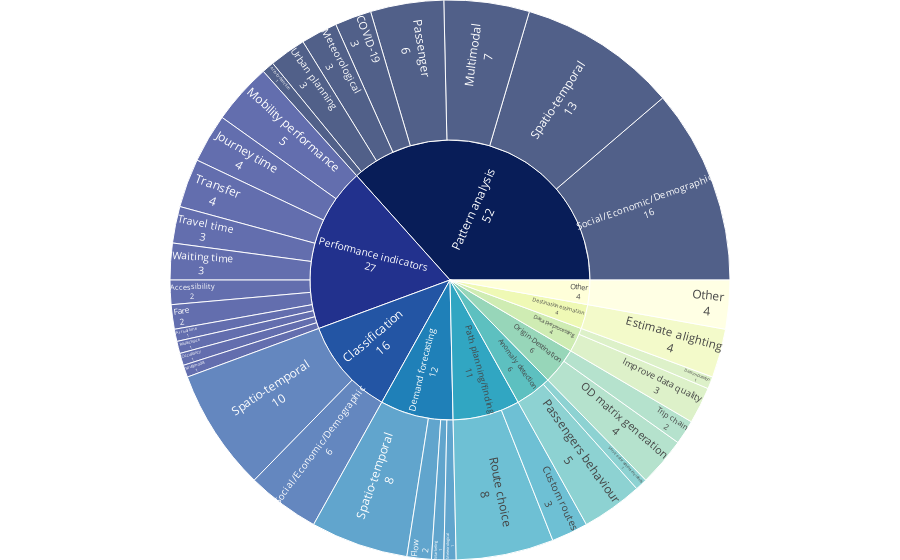

Notebook source saved alongside this figure:
### Code cell
aggregated_table = (
    data[columns]
    .groupby(["Analytical category", "Analytical subcategory"])[["ID"]]
    .nunique()
    .sort_values(by=['Analytical category', 'Analytical subcategory', 'ID'], ascending=True)
).reset_index()

aggregated_table2 = (
    data[columns]
    .groupby(["Analytical category"])[["ID"]]
    .nunique()
    .sort_values(by=['ID'], ascending=False)
).reset_index()

aggregated_table2['ID'] = px.colors.sample_colorscale(px.colors.sequential.YlGnBu_r, 10)
aggregated_table2.set_index('Analytical category', inplace=True)

fig = px.sunburst(
    aggregated_table.reset_index(),
    path=["Analytical category", "Analytical subcategory"],
    values="ID",
    color='Analytical category',
    color_discrete_map=aggregated_table2.to_dict()['ID']
)
fig.update_traces(
textinfo="label+value",
root_color='white',
insidetextorientation='radial'
)
fig.update_layout(margin = dict(t=0, l=0, r=0, b=0))
fig.write_image("img/treemap_analysys_categories.pdf", width=500, height=500)
fig.show()

### Figure 1 — Plotly figure (JSON) as saved in the notebook; plotly's stock layout.template omitted (floating-point values rounded to 4 significant figures)
{"data": [{"branchvalues": "total", "customdata": [["Performance indicators"], ["Pattern analysis"], ["Performance indicators"], ["Pattern analysis"], ["Path planning/finding"], ["Data preprocessing"], ["Demand forecasting"], ["Data preprocessing"], ["Destination estimation"], ["Performance indicators"], ["Performance indicators"], ["Demand forecasting"], ["Demand forecasting"], ["Pattern analysis"], ["Performance indicators"], ["Pattern analysis"], ["Anomaly detection"], ["Performance indicators"], ["Path planning/finding"], ["Pattern analysis"], ["Origin-Destination"], ["Performance indicators"], ["Performance indicators"], ["Other"], ["Pattern analysis"], ["Anomaly detection"], ["Classification"], ["Pattern analysis"], ["Classification"], ["Demand forecasting"], ["Pattern analysis"], ["Performance indicators"], ["Performance indicators"], ["Origin-Destination"], ["Performance indicators"], ["Anomaly detection"], ["Classification"], ["Data preprocessing"], ["Demand forecasting"], ["Destination estimation"], ["Origin-Destination"], ["Other"], ["Path planning/finding"], ["Pattern analysis"], ["Performance indicators"]], "domain": {"x": [0, 1], "y": [0, 1]}, "hovertemplate": "labels=%{label}<br>ID=%{value}<br>parent=%{parent}<br>id=%{id}<br>Analytical category=%{customdata[0]}<extra></extra>", "ids": ["Performance indicators/Accessibility", "Pattern analysis/Activity detection", "Performance indicators/Arrival time", "Pattern analysis/COVID-19", "Path planning/finding/Custom routes", "Data preprocessing/Data imputation", "Demand forecasting/Flow", "Data preprocessing/Improve data quality", "Destination estimation/Estimate alighting", "Performance indicators/Fare", "Performance indicators/Journey time", "Demand forecasting/Marketing", "Demand forecasting/Meteorological", "Pattern analysis/Meteorological", "Performance indicators/Mobility performance", "Pattern analysis/Multimodal", "Anomaly detection/Passengers behaviour", "Performance indicators/Route choice", "Path planning/finding/Route choice", "Pattern analysis/Passenger", "Origin-Destination/OD matrix generation", "Performance indicators/Occupancy", "Performance indicators/Multimodal", "Other/Other", "Pattern analysis/Urban planning", "Anomaly detection/Service disruptions/incidents", "Classification/Social/Economic/Demographic", "Pattern analysis/Social/Economic/Demographic", "Classification/Spatio-temporal", "Demand forecasting/Spatio-temporal", "Pattern analysis/Spatio-temporal", "Performance indicators/Transfer", "Performance indicators/Travel time", "Origin-Destination/Trip chain", "Performance indicators/Waiting time", "Anomaly detection", "Classification", "Data preprocessing", "Demand forecasting", "Destination estimation", "Origin-Destination", "Other", "Path planning/finding", "Pattern analysis", "Performance indicators"], "insidetextorientation": "radial", "labels": ["Accessibility", "Activity detection", "Arrival time", "COVID-19", "Custom routes", "Data imputation", "Flow", "Improve data quality", "Estimate alighting", "Fare", "Journey time", "Marketing", "Meteorological", "Meteorological", "Mobility performance", "Multimodal", "Passengers behaviour", "Route choice", "Route choice", "Passenger", "OD matrix generation", "Occupancy", "Multimodal", "Other", "Urban planning", "Service disruptions/incidents", "Social/Economic/Demographic", "Social/Economic/Demographic", "Spatio-temporal", "Spatio-temporal", "Spatio-temporal", "Transfer", "Travel time", "Trip chain", "Waiting time", "Anomaly detection", "Classification", "Data preprocessing", "Demand forecasting", "Destination estimation", "Origin-Destination", "Other", "Path planning/finding", "Pattern analysis", "Performance indicators"], "marker": {"colors": ["rgb(34, 49, 141)", "rgb(8, 29, 88)", "rgb(34, 49, 141)", "rgb(8, 29, 88)", "rgb(49, 166, 194)", "rgb(207, 236, 179)", "rgb(31, 128, 184)", "rgb(207, 236, 179)", "rgb(239, 249, 181)", "rgb(34, 49, 141)", "rgb(34, 49, 141)", "rgb(31, 128, 184)", "rgb(31, 128, 184)", "rgb(8, 29, 88)", "rgb(34, 49, 141)", "rgb(8, 29, 88)", "rgb(93, 192, 192)", "rgb(34, 49, 141)", "rgb(49, 166, 194)", "rgb(8, 29, 88)", "rgb(151, 214, 185)", "rgb(34, 49, 141)", "rgb(34, 49, 141)", "rgb(255, 255, 217)", "rgb(8, 29, 88)", "rgb(93, 192, 192)", "rgb(35, 85, 164)", "rgb(8, 29, 88)", "rgb(35, 85, 164)", "rgb(31, 128, 184)", "rgb(8, 29, 88)", "rgb(34, 49, 141)", "rgb(34, 49, 141)", "rgb(151, 214, 185)", "rgb(34, 49, 141)", "rgb(93, 192, 192)", "rgb(35, 85, 164)", "rgb(207, 236, 179)", "rgb(31, 128, 184)", "rgb(239, 249, 181)", "rgb(151, 214, 185)", "rgb(255, 255, 217)", "rgb(49, 166, 194)", "rgb(8, 29, 88)", "rgb(34, 49, 141)"]}, "name": "", "parents": ["Performance indicators", "Pattern analysis", "Performance indicators", "Pattern analysis", "Path planning/finding", "Data preprocessing", "Demand forecasting", "Data preprocessing", "Destination estimation", "Performance indicators", "Performance indicators", "Demand forecasting", "Demand forecasting", "Pattern analysis", "Performance indicators", "Pattern analysis", "Anomaly detection", "Performance indicators", "Path planning/finding", "Pattern analysis", "Origin-Destination", "Performance indicators", "Performance indicators", "Other", "Pattern analysis", "Anomaly detection", "Classification", "Pattern analysis", "Classification", "Demand forecasting", "Pattern analysis", "Performance indicators", "Performance indicators", "Origin-Destination", "Performance indicators", "", "", "", "", "", "", "", "", "", ""], "root": {"color": "white"}, "textinfo": "label+value", "type": "sunburst", "values": [2, 1, 1, 3, 3, 1, 2, 3, 4, 2, 4, 1, 1, 3, 5, 7, 5, 1, 8, 6, 4, 1, 1, 4, 3, 1, 6, 16, 10, 8, 13, 4, 3, 2, 3, 6, 16, 4, 12, 4, 6, 4, 11, 52, 27]}], "layout": {"legend": {"tracegroupgap": 0}, "margin": {"b": 0, "l": 0, "r": 0, "t": 0}}}
